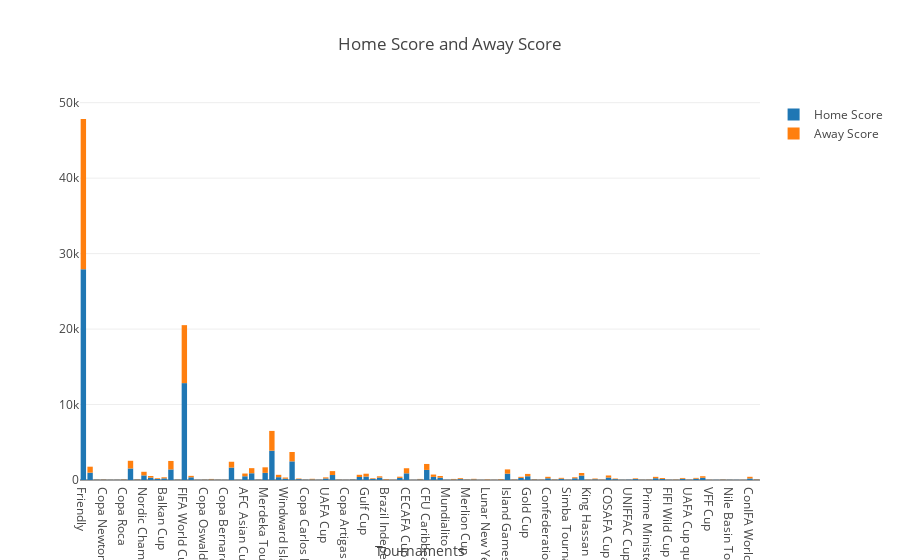

Notebook source saved alongside this figure:
### Code cell
trace1={'x':tournament_liste,'y':home_score_liste,'name':'Home Score','type':'bar'};
trace2={'x':tournament_liste,'y':away_score_liste,'name':'Away Score','type':'bar'};
data3=[trace1,trace2]
layout = {
  'xaxis': {'title': 'Tournaments'},
  'barmode': 'relative',
  'title': 'Home Score and Away Score'
};
fig = go.Figure(data = data3, layout = layout)
iplot(fig)

### Figure 1 — Plotly figure (JSON) as saved in the notebook; plotly's stock layout.template omitted (floating-point values rounded to 4 significant figures)
{"data": [{"name": "Home Score", "type": "bar", "x": ["Friendly", "British Championship", "Copa Lipton", "Copa Newton", "Copa Premio Honor Argentino", "Copa Premio Honor Uruguayo", "Copa Roca", "Copa América", "Copa Chevallier Boutell", "Nordic Championship", "International Cup", "Baltic Cup", "Balkan Cup", "FIFA World Cup", "Copa Rio Branco", "FIFA World Cup qualification", "CCCF Championship", "NAFU Championship", "Copa Oswaldo Cruz", "Pan American Championship", "Copa del Pacífico", "Copa Bernardo O'Higgins", "AFC Asian Cup qualification", "Atlantic Cup", "AFC Asian Cup", "African Cup of Nations", "Copa Paz del Chaco", "Merdeka Tournament", "UEFA Euro qualification", "UEFA Euro", "Windward Islands Tournament", "African Cup of Nations qualification", "Vietnam Independence Cup", "Copa Carlos Dittborn", "CONCACAF Championship", "Copa Juan Pinto Durán", "UAFA Cup", "South Pacific Games", "CONCACAF Championship qualification", "Copa Artigas", "GaNEFo", "King's Cup", "Gulf Cup", "Indonesia Tournament", "Korea Cup", "Brazil Independence Cup", "Copa Ramón Castilla", "Oceania Nations Cup", "CECAFA Cup", "Copa Félix Bogado", "Kirin Cup", "CFU Caribbean Cup qualification", "CFU Caribbean Cup", "Amílcar Cabral Cup", "Mundialito", "West African Cup", "Nehru Cup", "Merlion Cup", "UDEAC Cup", "Rous Cup", "Lunar New Year Cup", "Tournoi de France", "Malta International Tournament", "Island Games", "Dynasty Cup", "UNCAF Cup", "Gold Cup", "USA Cup", "Jordan International Tournament", "Confederations Cup", "United Arab Emirates Friendship Tournament", "Oceania Nations Cup qualification", "Simba Tournament", "SAFF Cup", "AFF Championship", "King Hassan II Tournament", "Cyprus International Tournament", "Dunhill Cup", "COSAFA Cup", "Gold Cup qualification", "SKN Football Festival", "UNIFFAC Cup", "WAFF Championship", "Millennium Cup", "Prime Minister's Cup", "EAFF Championship", "AFC Challenge Cup", "FIFI Wild Cup", "ELF Cup", "Viva World Cup", "UAFA Cup qualification", "AFC Challenge Cup qualification", "African Nations Championship", "VFF Cup", "Dragon Cup", "ABCS Tournament", "Nile Basin Tournament", "Nations Cup", "OSN Cup", "ConIFA World Football Cup", "ConIFA European Football Cup"], "y": [27924, 973, 43, 48, 21, 26, 56, 1529, 64, 611, 314, 130, 219, 1400, 37, 12838, 356, 17, 35, 77, 29, 16, 1645, 20, 495, 896, 38, 945, 3885, 375, 178, 2470, 117, 33, 81, 25, 206, 658, 30, 19, 58, 399, 456, 148, 320, 45, 8, 282, 886, 9, 84, 1336, 413, 303, 14, 74, 116, 37, 81, 8, 27, 14, 60, 839, 30, 279, 499, 58, 22, 230, 42, 169, 25, 229, 583, 13, 97, 19, 325, 114, 20, 34, 125, 23, 31, 234, 142, 21, 31, 163, 22, 175, 296, 11, 15, 43, 27, 15, 6, 207, 52]}, {"name": "Away Score", "type": "bar", "x": ["Friendly", "British Championship", "Copa Lipton", "Copa Newton", "Copa Premio Honor Argentino", "Copa Premio Honor Uruguayo", "Copa Roca", "Copa América", "Copa Chevallier Boutell", "Nordic Championship", "International Cup", "Baltic Cup", "Balkan Cup", "FIFA World Cup", "Copa Rio Branco", "FIFA World Cup qualification", "CCCF Championship", "NAFU Championship", "Copa Oswaldo Cruz", "Pan American Championship", "Copa del Pacífico", "Copa Bernardo O'Higgins", "AFC Asian Cup qualification", "Atlantic Cup", "AFC Asian Cup", "African Cup of Nations", "Copa Paz del Chaco", "Merdeka Tournament", "UEFA Euro qualification", "UEFA Euro", "Windward Islands Tournament", "African Cup of Nations qualification", "Vietnam Independence Cup", "Copa Carlos Dittborn", "CONCACAF Championship", "Copa Juan Pinto Durán", "UAFA Cup", "South Pacific Games", "CONCACAF Championship qualification", "Copa Artigas", "GaNEFo", "King's Cup", "Gulf Cup", "Indonesia Tournament", "Korea Cup", "Brazil Independence Cup", "Copa Ramón Castilla", "Oceania Nations Cup", "CECAFA Cup", "Copa Félix Bogado", "Kirin Cup", "CFU Caribbean Cup qualification", "CFU Caribbean Cup", "Amílcar Cabral Cup", "Mundialito", "West African Cup", "Nehru Cup", "Merlion Cup", "UDEAC Cup", "Rous Cup", "Lunar New Year Cup", "Tournoi de France", "Malta International Tournament", "Island Games", "Dynasty Cup", "UNCAF Cup", "Gold Cup", "USA Cup", "Jordan International Tournament", "Confederations Cup", "United Arab Emirates Friendship Tournament", "Oceania Nations Cup qualification", "Simba Tournament", "SAFF Cup", "AFF Championship", "King Hassan II Tournament", "Cyprus International Tournament", "Dunhill Cup", "COSAFA Cup", "Gold Cup qualification", "SKN Football Festival", "UNIFFAC Cup", "WAFF Championship", "Millennium Cup", "Prime Minister's Cup", "EAFF Championship", "AFC Challenge Cup", "FIFI Wild Cup", "ELF Cup", "Viva World Cup", "UAFA Cup qualification", "AFC Challenge Cup qualification", "African Nations Championship", "VFF Cup", "Dragon Cup", "ABCS Tournament", "Nile Basin Tournament", "Nations Cup", "OSN Cup", "ConIFA World Football Cup", "ConIFA European Football Cup"], "y": [19913, 791, 25, 34, 13, 16, 44, 1017, 43, 477, 216, 97, 141, 1125, 27, 7682, 193, 11, 25, 65, 20, 8, 774, 8, 362, 673, 22, 737, 2620, 312, 150, 1243, 77, 18, 77, 11, 142, 521, 21, 11, 23, 292, 378, 83, 169, 65, 10, 156, 673, 6, 58, 789, 311, 225, 5, 68, 121, 28, 76, 7, 44, 15, 60, 566, 34, 139, 308, 43, 25, 193, 38, 116, 11, 133, 342, 19, 96, 19, 275, 80, 6, 8, 89, 15, 25, 185, 124, 12, 30, 107, 14, 105, 204, 12, 4, 31, 10, 3, 7, 217, 45]}], "layout": {"barmode": "relative", "title": "Home Score and Away Score", "xaxis": {"title": "Tournaments"}}}
